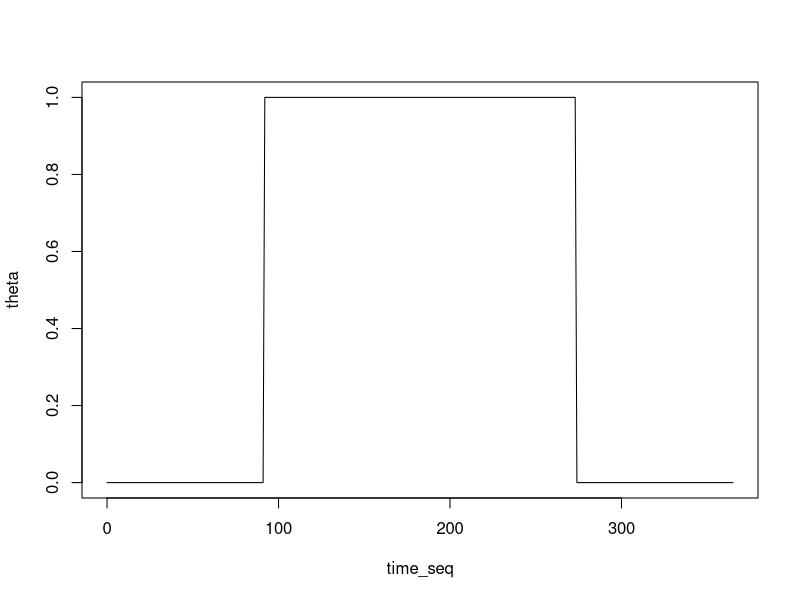

The R source for this figure:
# Libraries --------------------------------------------------------------

library(ggplot2)

# Functions --------------------------------------------------------------

physical_control <- function(t) {
  y <- sin(((2 * pi * t) / T_period) - (pi / 2))

  y > 0
}

# Model parameters -------------------------------------------------------

t_0 <- 0
t_f <- 365
dt <- 1

# Constants --------------------------------------------------------------

T_period <- 365

# Initialize tracked variables -------------------------------------------

time_seq <- seq(t_0, t_f, dt)

theta <- rep(0, length(time_seq))

# Main model loop --------------------------------------------------------

for (i in 1:length(time_seq)) {
  t <- time_seq[i]

  theta[i] <- physical_control(t)
}

# Plot results -----------------------------------------------------------

plot(time_seq, theta, type = "l")
